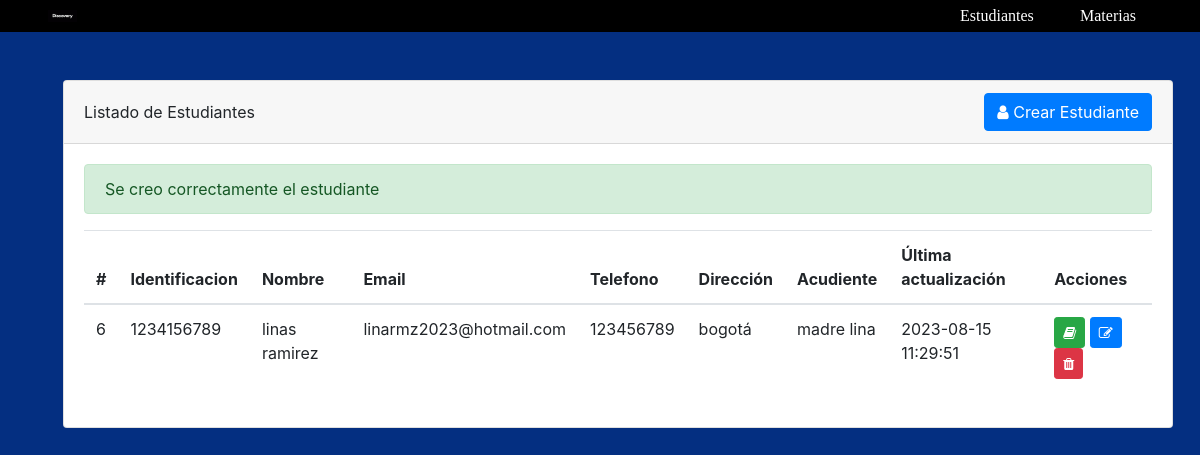
The app's page /modulos/estudiantes/estudiantes.php?mensaje=2 with its own data.
### tables this page shows
CREATE TABLE `estudiantes` (
  `id` int(11) NOT NULL AUTO_INCREMENT,
  `identificacion` varchar(255) DEFAULT NULL,
  `nombres` varchar(255) DEFAULT NULL,
  `apellidos` varchar(255) DEFAULT NULL,
  `email` varchar(255) DEFAULT NULL,
  `telefono` varchar(255) DEFAULT NULL,
  `acudiente` varchar(255) DEFAULT NULL,
  `direccion` varchar(255) DEFAULT NULL,
  `fecha_update` timestamp NULL DEFAULT CURRENT_TIMESTAMP,
  PRIMARY KEY (`id`)
);

### config/DBConect.php (called while the page is built, shortened)
<?php
    class Database {
        private static $dns = "mysql:host=localhost;dbname=colegio";
        private static $user = "root";
        private static $pass = "hm_pbeach*";
        private static $instance;
        public function __construct ()
        {
            $this->db = new PDO(self::$dns,self::$user,self::$pass);
        }
        public static function getInstance()
        {
            if(!isset(self::$instance))
            {
                self::$instance=new $object;
            }
            return self::$instance;
        }
        public function DatosEstudiantes() {
            $conexion = Database::getInstance();
            $sql  ="SELECT id,identificacion,nombres,apellidos,email,telefono, acudiente, direccion, fecha_update from estudiantes ";
            $result = $conexion->db->prepare($sql);
            $result->execute();
            return $result;
        }
    }
?>

### modulos/estudiantes/estudiantes.php (the view, shortened to what this page needs)
<?php
    include_once("../../config/DBConect.php");
    $conexion = new Database;
    $result = $conexion->DatosEstudiantes();
?>
<!DOCTYPE html>
<html lang="en">
<head>
    <link href="../../bootstrap/css/bootstrap.min.css" rel="stylesheet" type="text/css">
    <link href="../../css/style.css" rel="stylesheet" type="text/css">
    <link rel="stylesheet" type="text/css" href="../../css/estilos.css">
    <link rel="stylesheet" type="text/css" href="../../css/menu.css">
    <link rel="stylesheet" href="http://cdnjs.cloudflare.com/ajax/libs/font-awesome/4.4.0/css/font-awesome.min.css">
</head>
<body>
    <nav>
        <ul class="menu">
            <li class="logo">
                <a href="#">
                    <img src="../../img/logo.png">
                </a>
            </li>
            <li>
                <a href="<?= ROOT ?>modulos/estudiantes/estudiantes.php">
                    Estudiantes
                </a>
            </li>
            <li>
                <a href="../materias/materias.php">
                    Materias
                </a>
            </li>
        </ul>
    </nav>
    <div class="container">
        <div class="row justify-content-center">
            <div class="col-sm-12 col-xl-12">
                <div class="card">
                    <div class="card-header d-flex justify-content-between align-items-center">
                        Listado de Estudiantes
                        <a href="addEstudiante.php" class="btn btn-primary"><i class='fa fa-user'></i> Crear Estudiante</a>
                    </div>
                    <div class="card-body">
                        <?php
                            $mensajes = array(
                                0=>"No se pudo realizar la acción, comunicate con el administrador",
                                1=>"Se elimino correctamente el estudiante",
                                2=>"Se creo correctamente el estudiante",
                                3=>"Se actualizo correctamente el estudiante",
                                4=>"Se crearon correctamente las notas"
                            );
                            $mensaje_id = isset($_GET['mensaje']) ? (int)$_GET['mensaje'] : 0;
                            $mensaje='';
                            if ($mensaje_id != '') {
                                $mensaje = $mensajes[$mensaje_id];
                                $clase = 'alert-success';
                            }
                            if ($mensaje!='') echo "<div class='alert $clase' role='alert'> $mensaje </div>";
                        ?>
                        <table class="table">
                            <thead>
                                <tr>
                                <th scope="col">#</th>
                                <th scope="col">Identificacion</th>
                                <th scope="col">Nombre</th>
                                <th scope="col">Email</th>
                                <th scope="col">Telefono</th>
                                <th scope="col">Dirección</th>
                                <th scope="col">Acudiente</th>
                                <th scope="col">Última actualización</th>
                                <th scope="col">Acciones</th>
                                </tr>
                            </thead>
                            <tbody>
                                <?php
                                    foreach($result as $row) {
                                        echo "<tr>
                                                <td>".$row['id']."</td>
                                                <td>".$row['identificacion']."</td>
                                                <td>".$row['nombres']." ".$row['apellidos']."</td>
                                                <td>".$row['email']."</td>
                                                <td>".$row['telefono']."</td>
                                                <td>".$row['direccion']."</td>
                                                <td>".$row['acudiente']."</td>
                                                <td>".$row['fecha_update']."</td>
                                                <td>
                                                    <a href='../notas/notas.php?id=".$row['id']."' class='btn btn-success btn-sm'><i class='fa fa-book'></i></a>
                                                    <a href='editEstudiante.php?id=".$row['id']."' class='btn btn-primary btn-sm'><i class='fa fa-edit'></i> </a>
                                                    <a href='delete.php?id=".$row['id']."' class='btn btn-danger btn-sm'><i class='fa fa-trash'></i> </a>
                                                </td>
                                            </tr>";
                                    }
                                ?>
                            </tbody>
                        </table>
                    </div>
                </div>
            </div>
        </div>
</body>
</html>

### css/style.css (style rules this page uses)
.container { margin-top: 5%; margin-bottom: 5%; }
body { background-color: #042F81; }

### css/estilos.css (style rules this page uses)
* { margin: 0px; padding: 0px; }
.container { margin: 4%; }

### css/menu.css (style rules this page uses)
nav { background-color: black; color: white; }
.menu { display: flex; align-items: center; }
.menu li { width: 10%; list-style: none; }
.menu a { color: white; font-family: Cambria, Cochin, Georgia, Times, 'Times New Roman', serif; text-decoration: none; }
.logo { flex-grow: 3; }
.logo img { width: 10%; padding: 1% 2% 1% 5%; }

### records on screen
estudiantes: id "6", identificacion "1234156789", nombres "linas", apellidos "ramirez", email "linarmz2023@hotmail.com", telefono "123456789", direccion "bogotá", acudiente "madre lina", fecha_update "2023-08-15 11:29:51"

### other values on screen
$mensaje "Se creo correctamente el estudiante"
